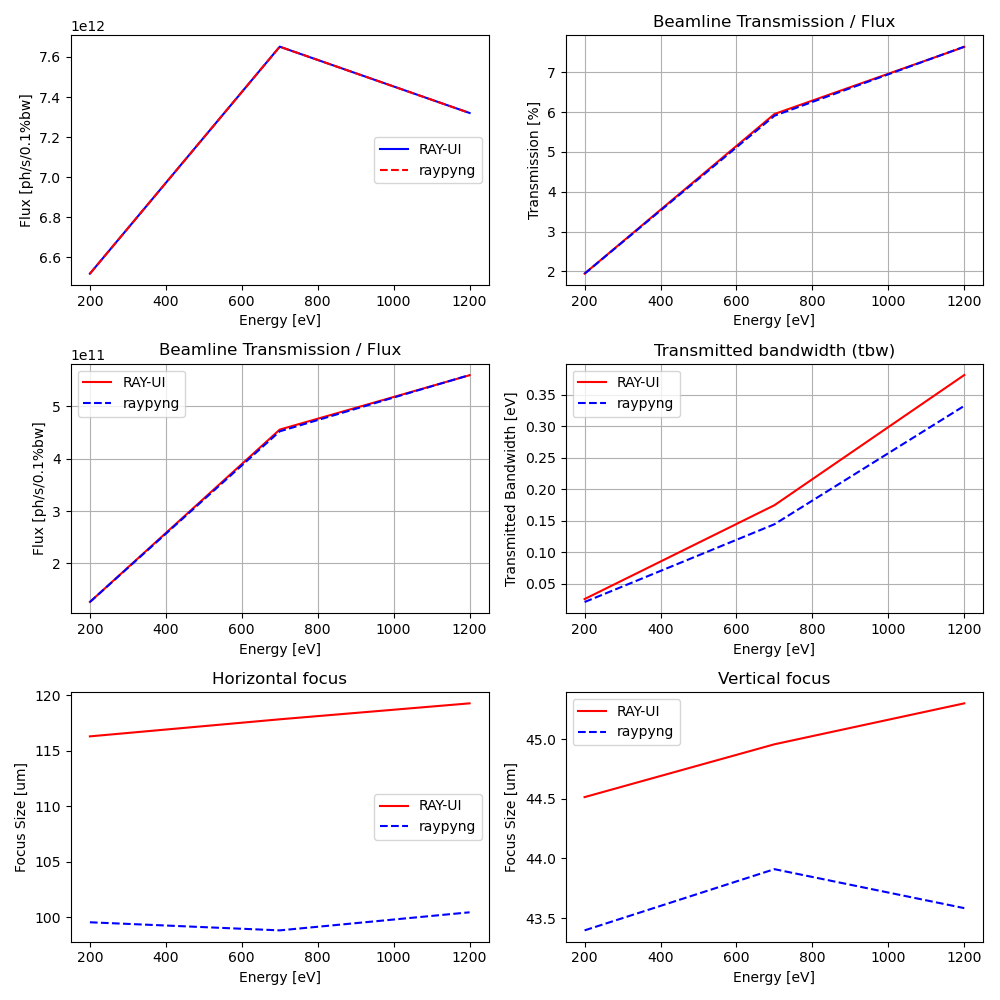

The Python source for this figure:
import unittest

import numpy as np
import os
import matplotlib.pyplot as plt
import shutil

import pathlib as pl

import sys
sys.path.insert(1, '../src')

from raypyng.postprocessing import PostProcessAnalyzed
from raypyng.simulate import Simulate

def compare_two_arrays(a,b, tol=10):
    equal= True
    for ind, _ in enumerate(a):
        #print(f"{a[ind]}, {b[ind]} ")
        perc_diff = np.abs(a[ind]-b[ind])/((a[ind]+b[ind])/2)*100
        #print(f'perc_diff {perc_diff}')
        if perc_diff > tol:
            equal = False
            print(f"perc_diff {perc_diff}")
        #print(f"equal {equal}")
    return equal



class TestNoAnalyze(unittest.TestCase):
    force = False
    nrays = 1000000
    fig, (axs) = plt.subplots(3, 2,figsize=(10,10))
    
    def test_0_Flux_simulations_NoAnalyze(self):
        """\n Test raypyng Analysis vs RAY-UI Analysis\n
        """
        # dirpath = "RAYPy_Simulation_test_NoAnalyze_comparison"
        # if os.path.exists(dirpath) and os.path.isdir(dirpath):
        #     shutil.rmtree(dirpath)
            
        
        this_file_dir=os.path.dirname(os.path.realpath(__file__))
        rml_file = os.path.join(this_file_dir,'rml/elisa.rml')

        sim = Simulate(rml_file, hide=True)

        rml=sim.rml
        elisa = sim.rml.beamline



        # define the values of the parameters to scan 
        energy    = np.arange(200, 1201,500)
        SlitSize  = np.array([0.1])
        cff       = np.array([2.25])
        nrays     = self.nrays

        # define a list of dictionaries with the parameters to scan
        params = [  
                    # set two parameters: "alpha" and "beta" in a dependent way. 
                    {elisa.Dipole.photonEnergy:energy}, 
                    # set a range of  values 
                    {elisa.ExitSlit.totalHeight:SlitSize},
                    # set values 
                    {elisa.PG.cFactor:cff},
                    {elisa.Dipole.numberRays:nrays}
                ]

        #and then plug them into the Simulation class
        sim.params=params

        #####################################################################
        sim.simulation_folder = '/home/simone/Documents/RAYPYNG/raypyng/test'
        sim.simulation_name = 'test_NoAnalyze_flux_comparison'

        # repeat the simulations as many time as needed
        sim.repeat = 1

        sim.analyze = False # don't let RAY-UI analyze the results
        sim.raypyng_analysis=True # let raypyng analyze the results

        ## This must be a list of dictionaries
        sim.exports  =  [{elisa.Dipole:'RawRaysOutgoing'},
                        {elisa.DetectorAtFocus:['RawRaysOutgoing']}
                        ]

        #uncomment to run the simulations
        result = sim.run(multiprocessing=5, force=self.force)

        self.assertTrue(result)

    def test_1_Flux_simulations_Analyze(self):
        """\n Test raypyng Analysis vs RAY-UI Analysis\n
        """
        # dirpath = "RAYPy_Simulation_test_NoAnalyze_comparison"
        # if os.path.exists(dirpath) and os.path.isdir(dirpath):
        #     shutil.rmtree(dirpath)
            
        
        this_file_dir=os.path.dirname(os.path.realpath(__file__))
        rml_file = os.path.join(this_file_dir,'rml/elisa.rml')

        sim = Simulate(rml_file, hide=True)

        rml=sim.rml
        elisa = sim.rml.beamline



        # define the values of the parameters to scan 
        energy    = np.arange(200, 1201,500)
        SlitSize  = np.array([0.1])
        cff       = np.array([2.25])
        nrays     = self.nrays

        # define a list of dictionaries with the parameters to scan
        params = [  
                    # set two parameters: "alpha" and "beta" in a dependent way. 
                    {elisa.Dipole.photonEnergy:energy}, 
                    # set a range of  values 
                    {elisa.ExitSlit.totalHeight:SlitSize},
                    # set values 
                    {elisa.PG.cFactor:cff},
                    {elisa.Dipole.numberRays:nrays}
                ]

        #and then plug them into the Simulation class
        sim.params=params

        ######################################################################
        sim.simulation_folder = '/home/simone/Documents/RAYPYNG/raypyng/test'
        sim.simulation_name = 'test_Analyze_flux_comparison'

        # repeat the simulations as many time as needed
        sim.repeat = 1

        sim.analyze = True # don't let RAY-UI analyze the results
        sim.raypyng_analysis=False # let raypyng analyze the results

        ## This must be a list of dictionaries
        sim.exports  =  [{elisa.Dipole:['ScalarElementProperties']},
                         {elisa.DetectorAtFocus:['ScalarBeamProperties']}
                        ]

        #uncomment to run the simulations
        result = sim.run(multiprocessing=5, force=self.force)
        self.assertTrue(result)
        

    def test_2_RP_simulations_NoAnalyze(self):

        # dirpath = "RAYPy_Simulation_test_Analyze_comparison"
        # if os.path.exists(dirpath) and os.path.isdir(dirpath):
        #     shutil.rmtree(dirpath)
            

        this_file_dir=os.path.dirname(os.path.realpath(__file__))
        rml_file = os.path.join(this_file_dir,'rml/elisa.rml')

        sim = Simulate(rml_file, hide=True)

        rml=sim.rml
        elisa = sim.rml.beamline

        # define the values of the parameters to scan 
        energy    = np.arange(200, 1201,500)
        SlitSize  = np.array([0.1])
        cff       = np.array([2.25])
        nrays     = self.nrays

        # define a list of dictionaries with the parameters to scan
        params = [  
                    # set two parameters: "alpha" and "beta" in a dependent way. 
                    {elisa.Dipole.photonEnergy:energy}, 
                    # set a range of  values 
                    {elisa.ExitSlit.totalHeight:SlitSize},
                    # set values 
                    {elisa.PG.cFactor:cff},
                    {elisa.Dipole.numberRays:nrays}
                ]

        #and then plug them into the Simulation class
        sim.params=params
        
        #####################################################################
        sim.simulation_folder = '/home/simone/Documents/RAYPYNG/raypyng/test'
        sim.simulation_name = 'test_NoAnalyze_rp_comparison'

        # repeat the simulations as many time as needed
        sim.repeat = 1

        sim.analyze = False # let RAY-UI analyze the results
        sim.raypyng_analysis=True # don't let raypyng analyze the results
        ## This must be a list of dictionaries
        sim.exports  =  [{elisa.Dipole:'RawRaysOutgoing'},
                        {elisa.DetectorAtFocus:['RawRaysOutgoing']}
                        ]
        result = sim.run(multiprocessing=5, force=self.force)

        self.assertTrue(result)

    def test_3_RP_simulations_Analyze(self):

        # dirpath = "RAYPy_Simulation_test_Analyze_comparison"
        # if os.path.exists(dirpath) and os.path.isdir(dirpath):
        #     shutil.rmtree(dirpath)
            

        this_file_dir=os.path.dirname(os.path.realpath(__file__))
        rml_file = os.path.join(this_file_dir,'rml/elisa.rml')

        sim = Simulate(rml_file, hide=True)

        rml=sim.rml
        elisa = sim.rml.beamline

        # define the values of the parameters to scan 
        energy    = np.arange(200, 1201,500)
        SlitSize  = np.array([0.1])
        cff       = np.array([2.25])
        nrays     = self.nrays

        # define a list of dictionaries with the parameters to scan
        params = [  
                    # set two parameters: "alpha" and "beta" in a dependent way. 
                    {elisa.Dipole.photonEnergy:energy}, 
                    # set a range of  values 
                    {elisa.ExitSlit.totalHeight:SlitSize},
                    # set values 
                    {elisa.PG.cFactor:cff},
                    {elisa.Dipole.numberRays:nrays}
                ]

        #and then plug them into the Simulation class
        sim.params=params

        #####################################################################
        sim.simulation_folder = '/home/simone/Documents/RAYPYNG/raypyng/test'
        sim.simulation_name = 'test_Analyze_rp_comparison'

        # repeat the simulations as many time as needed
        sim.repeat = 1

        sim.analyze = True # don't let RAY-UI analyze the results
        sim.raypyng_analysis=False # let raypyng analyze the results

        ## This must be a list of dictionaries
        sim.exports  =  [{elisa.Dipole:['ScalarElementProperties']},
                         {elisa.DetectorAtFocus:['ScalarBeamProperties']}
                        ]
        result = sim.run(multiprocessing=5, force=self.force)

        

        self.assertTrue(result)

    def test_4_source_flux(self):
        ppa = PostProcessAnalyzed()

        energy    = np.arange(200, 1201,500)


        # Flux RAY-UI
        repeat         = 1
        rml            = 'RAYPy_Simulation_test_Analyze_flux_comparison'
        obj            = 'DetectorAtFocus'
        source         = 'Dipole'
        nsim           = energy.shape[0]
        self.flux_an, self.flux_percent_an, self.flux_dipole_an = ppa.retrieve_flux_beamline(rml,source,obj,nsim,repeat, current=0.1)

        # Flux raypyng

        sim_folder = 'RAYPy_Simulation_test_NoAnalyze_flux_comparison'
        detectorAtFocus = np.loadtxt(os.path.join(sim_folder,'DetectorAtFocus.dat'))
        dipole          = np.loadtxt(os.path.join(sim_folder,'Dipole.dat'))
        self.flux            = detectorAtFocus[:,3] 
        self.flux_dipole     = detectorAtFocus[:,0] 
        self.flux_percent    = detectorAtFocus[:,2]
        
        
        flux_dipole_result = compare_two_arrays(self.flux_dipole, self.flux_dipole_an, tol=0)
    
        # Plot Dipole
        ax = self.axs[0,0]
        ax.set_xlabel('Energy [eV]')
        ax.plot(energy, self.flux_dipole, 'b', label='RAY-UI')
        ax.plot(energy, self.flux_dipole_an, 'r', linestyle='dashed', label='raypyng')
        ax.set_ylabel('Flux [ph/s/0.1%bw]')
        ax.legend(loc=7)

        

        self.assertTrue(flux_dipole_result)
    
    def test_5_flux(self):
        ppa     = PostProcessAnalyzed()
        energy  = np.arange(200, 1201,500)

        # Flux RAY-UI
        repeat         = 1
        rml            = 'RAYPy_Simulation_test_Analyze_flux_comparison'
        obj            = 'DetectorAtFocus'
        source         = 'Dipole'
        nsim           = energy.shape[0]
        self.flux_an, self.flux_percent_an, self.flux_dipole_an = ppa.retrieve_flux_beamline(rml,source,obj,nsim,repeat, current=0.1)

        # Flux raypyng

        sim_folder = 'RAYPy_Simulation_test_NoAnalyze_flux_comparison'
        detectorAtFocus = np.loadtxt(os.path.join(sim_folder,'DetectorAtFocus.dat'))
        dipole          = np.loadtxt(os.path.join(sim_folder,'Dipole.dat'))
        self.flux            = detectorAtFocus[:,3] 
        self.flux_dipole     = detectorAtFocus[:,0] 
        self.flux_percent    = detectorAtFocus[:,2]

        flux_result = compare_two_arrays(self.flux_an, self.flux, tol=30)

        # plot percentage flux
        ax = self.axs[1,0]
        ax.plot(energy,self.flux_an, 'r', label='RAY-UI' )
        ax.plot(energy,self.flux, 'b', linestyle='dashed', label='raypyng' )
        ax.set_xlabel(r'Energy [eV]')
        ax.set_ylabel('Flux [ph/s/0.1%bw]')
        ax.set_title('Beamline Transmission / Flux')
        ax.grid(which='both', axis='both')
        ax.legend()
        self.assertTrue(flux_result)

    def test_6_flux_percentage(self):
        ppa    = PostProcessAnalyzed()
        energy = np.arange(200, 1201,500)


        # Flux RAY-UI
        repeat         = 1
        rml            = 'RAYPy_Simulation_test_Analyze_flux_comparison'
        obj            = 'DetectorAtFocus'
        source         = 'Dipole'
        nsim           = energy.shape[0]
        self.flux_an, self.flux_percent_an, self.flux_dipole_an = ppa.retrieve_flux_beamline(rml,source,obj,nsim,repeat, current=0.1)

        # Flux raypyng

        sim_folder = 'RAYPy_Simulation_test_NoAnalyze_flux_comparison'
        detectorAtFocus = np.loadtxt(os.path.join(sim_folder,'DetectorAtFocus.dat'))
        dipole          = np.loadtxt(os.path.join(sim_folder,'Dipole.dat'))
        self.flux            = detectorAtFocus[:,3] 
        self.flux_dipole     = detectorAtFocus[:,0] 
        self.flux_percent    = detectorAtFocus[:,2]

        flux_percent_result = compare_two_arrays(self.flux_percent_an, self.flux_percent_an, tol=5)
        



        
        # plot percentage flux
        ax = self.axs[0,1]
        ax.plot(energy,self.flux_percent_an, 'r', label='RAY-UI' )
        ax.plot(energy,self.flux_percent, 'b', linestyle='dashed', label='raypyng' )
        ax.set_xlabel(r'Energy [eV]')
        ax.set_ylabel('Transmission [%]')
        ax.set_title('Beamline Transmission / Flux')
        ax.grid(which='both', axis='both')

       

        self.assertTrue(flux_percent_result)

    def test_7_bandwidth(self):
        ppa     = PostProcessAnalyzed()
        energy  = np.arange(200, 1201,500)

        # Resolving Power RAY-UI
        repeat    = 1
        rml       = 'RAYPy_Simulation_test_Analyze_rp_comparison'
        obj       = 'DetectorAtFocus'
        nsim      = energy.shape[0]
        self.bw_an, self.focx_an, self.focy_an = ppa.retrieve_bw_and_focusSize(rml,obj,nsim,repeat)

        # Resolving Power raypyng
        sim_folder = 'RAYPy_Simulation_test_NoAnalyze_rp_comparison'
        energy          = np.loadtxt(os.path.join(sim_folder,'input_param_Dipole_photonEnergy.dat'))
        detectorAtFocus = np.loadtxt(os.path.join(sim_folder,'DetectorAtFocus.dat'))
        self.bw              = detectorAtFocus[:,4] 
        self.focx            = detectorAtFocus[:,5] 
        self.focy            = detectorAtFocus[:,6]

        bw_result = compare_two_arrays(self.bw, self.bw_an, tol=20)


        # plot bandwidth

        ax = self.axs[1,1]
        ax.plot(energy,self.bw_an,'r',label='RAY-UI')
        ax.plot(energy,self.bw,'b', linestyle='dashed',label='raypyng')
        ax.set_xlabel('Energy [eV]')
        ax.set_ylabel('Transmitted Bandwidth [eV]')
        ax.set_title('Transmitted bandwidth (tbw)')
        ax.grid(which='both', axis='both')
        ax.legend()

    
        self.assertTrue(bw_result)

    def test_8_focx(self):
        ppa    = PostProcessAnalyzed()
        energy = np.arange(200, 1201,500)

        # Resolving Power RAY-UI
        repeat    = 1
        rml       = 'RAYPy_Simulation_test_Analyze_rp_comparison'
        obj       = 'DetectorAtFocus'
        nsim      = energy.shape[0]
        self.bw_an, self.focx_an, self.focy_an = ppa.retrieve_bw_and_focusSize(rml,obj,nsim,repeat)

        # Resolving Power raypyng
        sim_folder = 'RAYPy_Simulation_test_NoAnalyze_rp_comparison'
        energy          = np.loadtxt(os.path.join(sim_folder,'input_param_Dipole_photonEnergy.dat'))
        detectorAtFocus = np.loadtxt(os.path.join(sim_folder,'DetectorAtFocus.dat'))
        self.bw              = detectorAtFocus[:,4] 
        self.focx            = detectorAtFocus[:,5] 
        self.focy            = detectorAtFocus[:,6]

        focx_result = compare_two_arrays(self.focx_an, self.focx, tol=20)

        # horizontal focus
        ax = self.axs[2,0]
        um = 1000 # scaling factor from mm to um
        ax.plot(energy, self.focx_an*um, 'r', label='RAY-UI')

        ax.plot(energy, self.focx*um, 'b', linestyle='dashed', label='raypyng')

        ax.set_xlabel('Energy [eV]')
        ax.set_ylabel('Focus Size [um]')
        ax.set_title('Horizontal focus')
        ax.legend()

        self.assertTrue(focx_result)
        

    def test_9_focy(self):
        ppa     = PostProcessAnalyzed()
        energy  = np.arange(200, 1201,500)

        # Resolving Power RAY-UI
        repeat    = 1
        rml       = 'RAYPy_Simulation_test_Analyze_rp_comparison'
        obj       = 'DetectorAtFocus'
        nsim      = energy.shape[0]
        self.bw_an, self.focx_an, self.focy_an = ppa.retrieve_bw_and_focusSize(rml,obj,nsim,repeat)

        # Resolving Power raypyng
        sim_folder = 'RAYPy_Simulation_test_NoAnalyze_rp_comparison'
        energy          = np.loadtxt(os.path.join(sim_folder,'input_param_Dipole_photonEnergy.dat'))
        detectorAtFocus = np.loadtxt(os.path.join(sim_folder,'DetectorAtFocus.dat'))
        self.bw              = detectorAtFocus[:,4] 
        self.focx            = detectorAtFocus[:,5] 
        self.focy            = detectorAtFocus[:,6]

        focy_result = compare_two_arrays(self.focy_an, self.focy, tol=20)

        #vertical focus
        ax = self.axs[2,1]
        um = 1000 # scaling factor from mm to um

        ax.plot(energy, self.focy_an*um, 'r', label='RAY-UI')
        ax.plot(energy, self.focy*um, 'b', linestyle='dashed', label='raypyng')

        ax.set_xlabel('Energy [eV]')
        ax.set_ylabel('Focus Size [um]')
        ax.set_title('Vertical focus')
        ax.legend()

        plt.tight_layout()
        self.assertTrue(focy_result)
        plt.savefig("test_2_comparison.png")


    
if __name__ == '__main__':
    unittest.main(verbosity=0)
